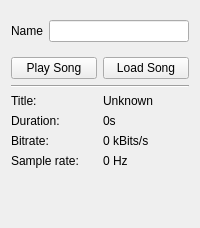
            <widget class="QWidget" name="sound_resource_page">
             <layout class="QGridLayout" name="gridLayout_7">
              <item row="8" column="0" colspan="3">
               <spacer name="verticalSpacer">
                <property name="orientation">
                 <enum>Qt::Orientation::Vertical</enum>
                </property>
                <property name="sizeHint" stdset="0">
                 <size>
                  <width>20</width>
                  <height>40</height>
                 </size>
                </property>
               </spacer>
              </item>
              <item row="1" column="0" colspan="3">
               <widget class="QFrame" name="name_frame">
                <property name="frameShape">
                 <enum>QFrame::Shape::NoFrame</enum>
                </property>
                <property name="frameShadow">
                 <enum>QFrame::Shadow::Raised</enum>
                </property>
                <layout class="QHBoxLayout" name="horizontalLayout_16">
                 <property name="leftMargin">
                  <number>0</number>
                 </property>
                 <property name="rightMargin">
                  <number>0</number>
                 </property>
                 <property name="bottomMargin">
                  <number>0</number>
                 </property>
                 <item>
                  <widget class="QLabel" name="sound_resource_name_label">
                   <property name="text">
                    <string>Name</string>
                   </property>
                  </widget>
                 </item>
                 <item>
                  <widget class="QLineEdit" name="sound_resource_name_edit"/>
                 </item>
                </layout>
               </widget>
              </item>
              <item row="3" column="0" colspan="3">
               <widget class="QFrame" name="details_frame">
                <property name="frameShape">
                 <enum>QFrame::Shape::NoFrame</enum>
                </property>
                <property name="frameShadow">
                 <enum>QFrame::Shadow::Raised</enum>
                </property>
                <layout class="QGridLayout" name="gridLayout_8">
                 <property name="leftMargin">
                  <number>0</number>
                 </property>
                 <property name="rightMargin">
                  <number>0</number>
                 </property>
                 <item row="2" column="2">
                  <widget class="QLabel" name="sound_resource_title_edit_label">
                   <property name="text">
                    <string>Unknown</string>
                   </property>
                  </widget>
                 </item>
                 <item row="1" column="1" colspan="2">
                  <widget class="Line" name="line_3">
                   <property name="orientation">
                    <enum>Qt::Orientation::Horizontal</enum>
                   </property>
                  </widget>
                 </item>
                 <item row="3" column="2">
                  <widget class="QLabel" name="sound_resource_duration_edit_label">
                   <property name="text">
                    <string>0s</string>
                   </property>
                  </widget>
                 </item>
                 <item row="5" column="1">
                  <widget class="QLabel" name="sound_resource_samplerate_label">
                   <property name="text">
                    <string>Sample rate:</string>
                   </property>
                  </widget>
                 </item>
                 <item row="5" column="2">
                  <widget class="QLabel" name="sound_resource_samplerate_edit_label">
                   <property name="text">
                    <string>0 Hz</string>
                   </property>
                  </widget>
                 </item>
                 <item row="4" column="1">
                  <widget class="QLabel" name="sound_resource_bitrate_label">
                   <property name="text">
                    <string>Bitrate:</string>
                   </property>
                  </widget>
                 </item>
                 <item row="2" column="1">
                  <widget class="QLabel" name="sound_resource_title_label">
                   <property name="text">
                    <string>Title:</string>
                   </property>
                  </widget>
                 </item>
                 <item row="4" column="2">
                  <widget class="QLabel" name="sound_resource_bitrate_edit_label">
                   <property name="text">
                    <string>0 kBits/s</string>
                   </property>
                  </widget>
                 </item>
                 <item row="3" column="1">
                  <widget class="QLabel" name="sound_resource_duration_label">
                   <property name="text">
                    <string>Duration:</string>
                   </property>
                  </widget>
                 </item>
                 <item row="0" column="2">
                  <widget class="QPushButton" name="sound_resource_load_song_btn">
                   <property name="text">
                    <string>Load Song</string>
                   </property>
                  </widget>
                 </item>
                 <item row="0" column="1">
                  <widget class="QPushButton" name="sound_resource_play_song_btn">
                   <property name="text">
                    <string>Play Song</string>
                   </property>
                   <property name="checkable">
                    <bool>true</bool>
                   </property>
                  </widget>
                 </item>
                </layout>
               </widget>
              </item>
             </layout>
            </widget>
